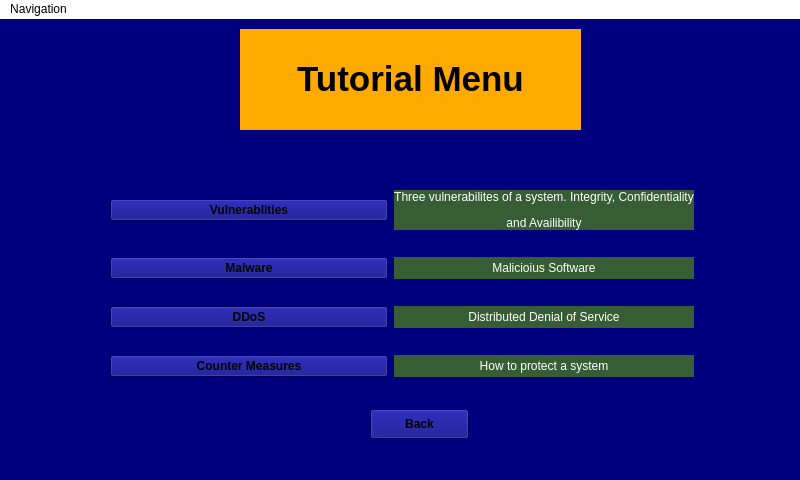
<?xml version="1.0" encoding="UTF-8"?>
<ui version="4.0">
 <class>Tutorial</class>
 <widget class="QMainWindow" name="Tutorial">
  <property name="geometry">
   <rect>
    <x>0</x>
    <y>0</y>
    <width>800</width>
    <height>480</height>
   </rect>
  </property>
  <property name="windowTitle">
   <string>MainWindow</string>
  </property>
  <property name="styleSheet">
   <string notr="true">background-color: rgb(0, 0, 127);</string>
  </property>
  <widget class="QWidget" name="centralwidget">
   <widget class="QLabel" name="label">
    <property name="geometry">
     <rect>
      <x>240</x>
      <y>10</y>
      <width>341</width>
      <height>101</height>
     </rect>
    </property>
    <property name="styleSheet">
     <string notr="true">background-color: rgb(255, 170, 0);</string>
    </property>
    <property name="text">
     <string>&lt;html&gt;&lt;head/&gt;&lt;body&gt;&lt;p align=&quot;center&quot;&gt;&lt;span style=&quot; font-size:26pt; font-weight:600;&quot;&gt;Tutorial Menu&lt;/span&gt;&lt;/p&gt;&lt;/body&gt;&lt;/html&gt;</string>
    </property>
   </widget>
   <widget class="QWidget" name="gridLayoutWidget">
    <property name="geometry">
     <rect>
      <x>110</x>
      <y>150</y>
      <width>584</width>
      <height>231</height>
     </rect>
    </property>
    <layout class="QGridLayout" name="gridLayout">
     <item row="3" column="0">
      <widget class="QPushButton" name="DDoS_Button">
       <property name="font">
        <font>
         <weight>75</weight>
         <bold>true</bold>
        </font>
       </property>
       <property name="styleSheet">
        <string notr="true">border-image: url(:/Images/Imagefiles/orangebutton.png);</string>
       </property>
       <property name="text">
        <string>DDoS</string>
       </property>
      </widget>
     </item>
     <item row="4" column="1">
      <widget class="QLabel" name="label_5">
       <property name="styleSheet">
        <string notr="true">background-color: rgb(54, 93, 52);</string>
       </property>
       <property name="text">
        <string>&lt;html&gt;&lt;head/&gt;&lt;body&gt;&lt;p align=&quot;center&quot;&gt;&lt;span style=&quot; color:#ffffff;&quot;&gt;How to protect a system&lt;/span&gt;&lt;/p&gt;&lt;/body&gt;&lt;/html&gt;</string>
       </property>
      </widget>
     </item>
     <item row="3" column="1">
      <widget class="QLabel" name="label_4">
       <property name="styleSheet">
        <string notr="true">background-color: rgb(54, 93, 52);</string>
       </property>
       <property name="text">
        <string>&lt;html&gt;&lt;head/&gt;&lt;body&gt;&lt;p align=&quot;center&quot;&gt;&lt;span style=&quot; color:#ffffff;&quot;&gt;Distributed Denial of Service&lt;/span&gt;&lt;/p&gt;&lt;/body&gt;&lt;/html&gt;</string>
       </property>
      </widget>
     </item>
     <item row="2" column="1">
      <widget class="QLabel" name="label_3">
       <property name="styleSheet">
        <string notr="true">background-color: rgb(54, 93, 52);</string>
       </property>
       <property name="text">
        <string>&lt;html&gt;&lt;head/&gt;&lt;body&gt;&lt;p align=&quot;center&quot;&gt;&lt;span style=&quot; color:#ffffff;&quot;&gt;Malicioius Software&lt;/span&gt;&lt;/p&gt;&lt;/body&gt;&lt;/html&gt;</string>
       </property>
      </widget>
     </item>
     <item row="1" column="1">
      <widget class="QLabel" name="label_2">
       <property name="styleSheet">
        <string notr="true">background-color: rgb(54, 93, 52);</string>
       </property>
       <property name="text">
        <string>&lt;html&gt;&lt;head/&gt;&lt;body&gt;&lt;p align=&quot;center&quot;&gt;&lt;span style=&quot; color:#ffffff;&quot;&gt;Three vulnerabilites of a system. Integrity, Confidentiality&lt;/span&gt;&lt;/p&gt;&lt;p align=&quot;center&quot;&gt;&lt;span style=&quot; color:#ffffff;&quot;&gt;and Availibility&lt;/span&gt;&lt;/p&gt;&lt;/body&gt;&lt;/html&gt;</string>
       </property>
      </widget>
     </item>
     <item row="1" column="0">
      <widget class="QPushButton" name="Vulnerability_Button">
       <property name="font">
        <font>
         <weight>75</weight>
         <bold>true</bold>
        </font>
       </property>
       <property name="styleSheet">
        <string notr="true">border-image: url(:/Images/Imagefiles/orangebutton.png);</string>
       </property>
       <property name="text">
        <string>Vulnerablities</string>
       </property>
      </widget>
     </item>
     <item row="2" column="0">
      <widget class="QPushButton" name="Malware_Button">
       <property name="font">
        <font>
         <weight>75</weight>
         <bold>true</bold>
        </font>
       </property>
       <property name="styleSheet">
        <string notr="true">border-image: url(:/Images/Imagefiles/orangebutton.png);</string>
       </property>
       <property name="text">
        <string>Malware</string>
       </property>
      </widget>
     </item>
     <item row="4" column="0">
      <widget class="QPushButton" name="Countermeasure_Button">
       <property name="font">
        <font>
         <weight>75</weight>
         <bold>true</bold>
        </font>
       </property>
       <property name="styleSheet">
        <string notr="true">border-image: url(:/Images/Imagefiles/orangebutton.png);</string>
       </property>
       <property name="text">
        <string>Counter Measures</string>
       </property>
      </widget>
     </item>
    </layout>
   </widget>
   <widget class="QPushButton" name="Back_Button">
    <property name="geometry">
     <rect>
      <x>370</x>
      <y>390</y>
      <width>99</width>
      <height>30</height>
     </rect>
    </property>
    <property name="font">
     <font>
      <weight>75</weight>
      <bold>true</bold>
     </font>
    </property>
    <property name="styleSheet">
     <string notr="true">border-image: url(:/Images/Imagefiles/blackbutton.png);</string>
    </property>
    <property name="text">
     <string>Back</string>
    </property>
   </widget>
  </widget>
  <widget class="QMenuBar" name="menubar">
   <property name="geometry">
    <rect>
     <x>0</x>
     <y>0</y>
     <width>800</width>
     <height>26</height>
    </rect>
   </property>
   <property name="styleSheet">
    <string notr="true">background-color: rgb(255, 255, 255);</string>
   </property>
   <widget class="QMenu" name="menuMain_Hub">
    <property name="title">
     <string>Navigation</string>
    </property>
    <addaction name="Menu_main"/>
    <addaction name="Menu_tutorial"/>
    <addaction name="Menu_videos"/>
    <addaction name="Menu_attacks"/>
    <addaction name="Menu_counter"/>
    <addaction name="Menu_exit"/>
   </widget>
   <addaction name="menuMain_Hub"/>
  </widget>
  <widget class="QStatusBar" name="statusbar"/>
  <action name="Menu_main">
   <property name="text">
    <string>Main Hub</string>
   </property>
  </action>
  <action name="Menu_tutorial">
   <property name="text">
    <string>Tutorial Menu</string>
   </property>
  </action>
  <action name="Menu_videos">
   <property name="text">
    <string>Videos</string>
   </property>
  </action>
  <action name="Menu_attacks">
   <property name="text">
    <string>Attacks</string>
   </property>
  </action>
  <action name="Menu_counter">
   <property name="text">
    <string>CounterMeasures</string>
   </property>
  </action>
  <action name="Menu_exit">
   <property name="text">
    <string>Exit</string>
   </property>
  </action>
 </widget>
 <resources/>
 <connections/>
</ui>
